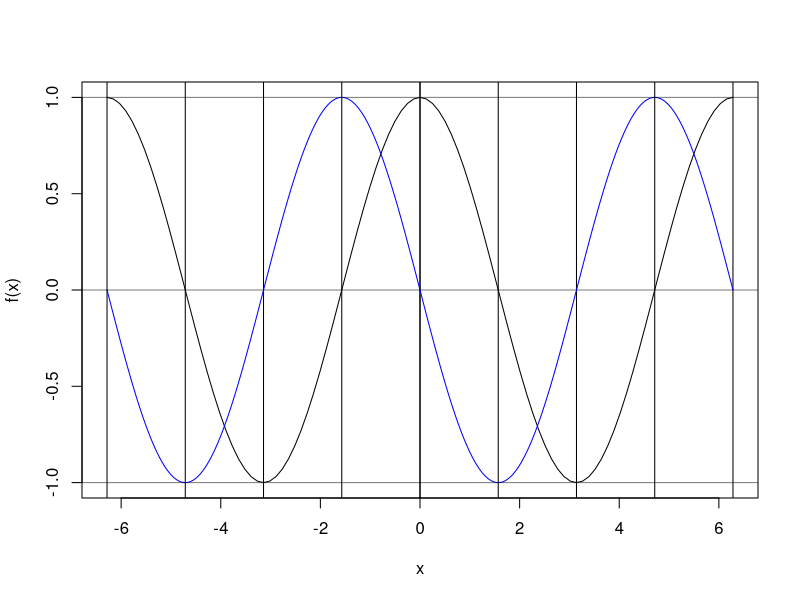
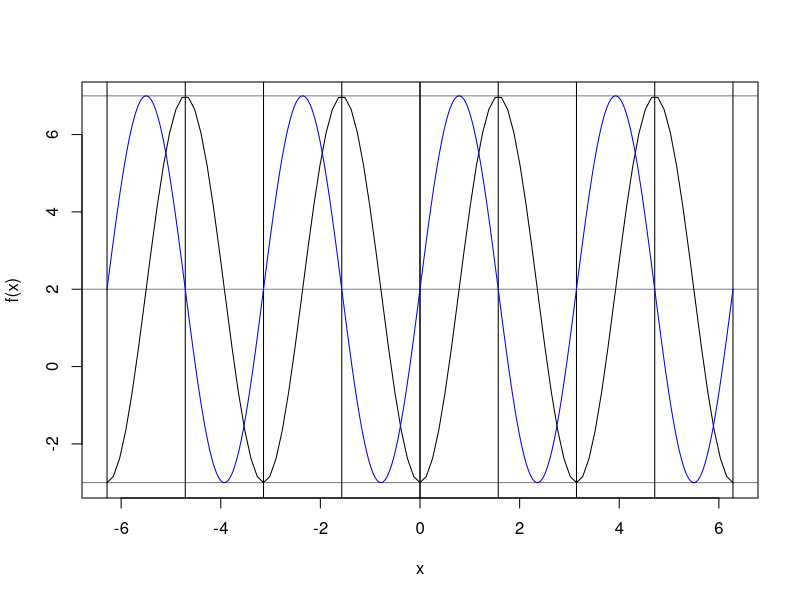

Here is the R script that generated these plots, in order:
## ---- chunk 1
plotChart <- function(f, n=1001) {
    curve(f, -tau, tau)
    
    breaks <- c(1,
                3/4,
                1/2,
                1/4,
                0)
    for(b in breaks) {
        abline(v=-tau*b)
        abline(v=tau*b)
    }
}

sinminus <- function(x) {
    -sin(x)
}
## ---- chunk 2
tau = 2 * pi

# f <- function(x) {
#     5 * cos(x -tau/6) + 2
# }

f <- function(x) {
    cos(x)
}
f1 <- function(x) {
    -sin(x)
}

functions <- c(f, f1)
# functionsNames <- c('regular', 'derivade 1')
plotChart(f)
curve(f1, xlim = c(-tau, tau), n = 1001, col = "blue", add = TRUE)

# Local y limits
abline(h=-1, col=rgb(0,0,0,.5))
abline(h=0, col=rgb(0,0,0,.5))
abline(h=1, col=rgb(0,0,0,.5))  
## ---- chunk 3
f <- function(x) {
    5 * cos(2*x + 3*pi) + 2
}

f1 <- function(x) {
#     -sin(x)
#     -sin(x) + 2
    5 * -sin(2*x + 3*pi) + 2
}

plotChart(f)
curve(f1, xlim = c(-tau, tau), n = 1001, col = "blue", add = TRUE)

# Local y limits
abline(h=-3, col=rgb(0,0,0,.5))
abline(h=(-3+7)/2, col=rgb(0,0,0,.5))
abline(h=7, col=rgb(0,0,0,.5))  
